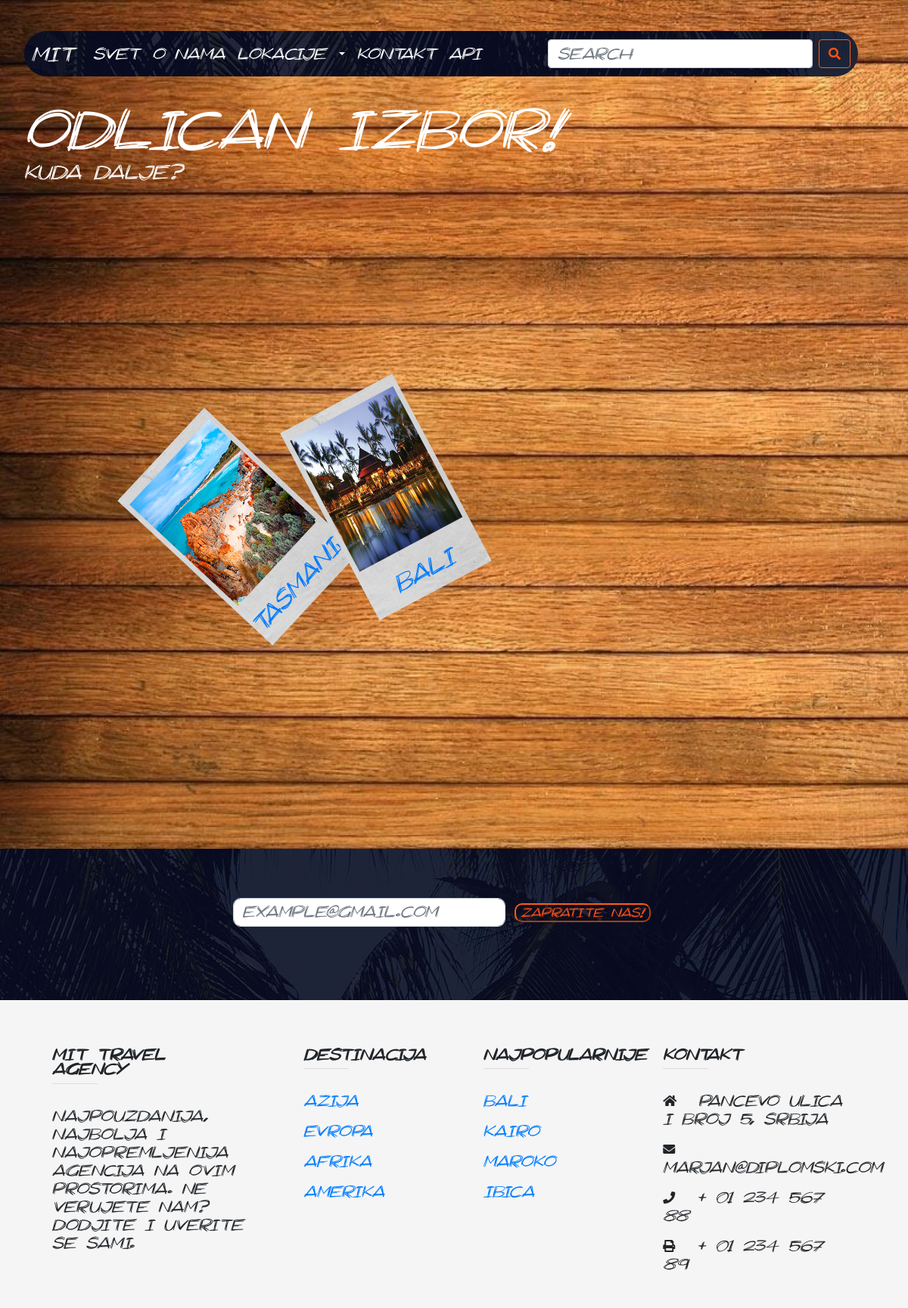
The app's page /kontinent/australija/drzave with its own data.
### models.py (models this page shows)
class Drzava(db.Model):
    __table_args__  = {'extend_existing': True}
    id              = db.Column(db.Integer, primary_key=True)
    naziv           = db.Column(db.String(64), index=True, unique=True)
    slika_URL       = db.Column(db.String(250), index=True)
    opis            = db.Column(db.String(250), index=True)
    id_kontinent    = db.Column(db.Integer, db.ForeignKey('kontinent.id'), primary_key=True)
    kontinent       = db.relationship('Kontinent', backref='drzava', lazy=True)

### routes.py (the view)
@app.route('/kontinent/<string:kont>/drzave', methods=['GET'])
def kontinent(kont):
	print(kont)
	kontinent = Kontinent.query.filter(Kontinent.naziv == kont).first()
	if kontinent:
		drzave = Drzava.query.filter(Drzava.id_kontinent == kontinent.id).all()
		return render_template('kontinent.html', knt = kontinent, drzave = drzave)

### templates/kontinent.html (shortened to what this page needs)
<!doctype html>
<html lang="en" style="height:100%">
  <head>
    <link rel="stylesheet" href="https://use.fontawesome.com/releases/v5.2.0/css/all.css">
    <link rel="stylesheet" href="https://stackpath.bootstrapcdn.com/bootstrap/4.1.3/css/bootstrap.min.css">
    <link rel="stylesheet" href={{ url_for('static', filename='css/style.css') }} type="text/css"/>
    <link rel="stylesheet" href={{ url_for('static', filename='css/kontinent.css') }} type="text/css"/>
  </head>
<body onload="kontinent()">
      <div class="jumbotron">
          {% include 'navbar.html' %}
          <h1 class="display-4">Odlican izbor!</h1>
          <p class="lead">Kuda dalje?</p>
    </div>
    <div class="sto" id="sto">
    {% for drzava in drzave %}
    <a href="#"  onclick="poseti(this)">
      <div class="polaroid" id="a1">
         <img src={{url_for('static', filename=drzava.slika_URL)}} class="slika_u_pol" alt=""/>
         <h4>{{drzava.naziv}}</h4>
      </div>
    </a>
    {% endfor %}
    </div>
{% include 'subscribe_futer.html' %}
  </body>
</html>

### static/css/style.css (style rules this page uses)
* { font-family: Scratchy; }
html,body { overflow-x:hidden; }
body { height: 100%; width: auto; background-size: cover; background-repeat: no-repeat; background-position: center bottom; }
h2,h4 { margin: 2vw auto; text-align: center; }
.jumbotron { background-color: transparent; height: auto; color:white; margin: 0px; padding-top:5px; width: auto; height: 100vh; }

### static/css/kontinent.css (style rules this page uses)
body { background-image: url('../imgs/sto.jpg'); background-repeat: repeat-y; background-position: top left; background-size: cover; }
.jumbotron { height: auto; width: auto; }
h2,h4 { margin: 2vw auto; text-align: center; }
.polaroid { position: absolute; width: 14vw; height: 35vh; background-image: url('../imgs/papir.jpg'); background-size: cover; transition: width 0.5s, height 0.5s, box-shadow 0.4s; display: none; }
.sto { position: relative; height: 100vh; width: auto; }
.slika_u_pol { display: block; position: relative; margin: auto; margin-top: 15px; width: 92%; height: 70%; }

### records on screen
Drzava: slika_URL (picture), naziv "tasmanija"
Drzava: slika_URL (picture), naziv "bali"
